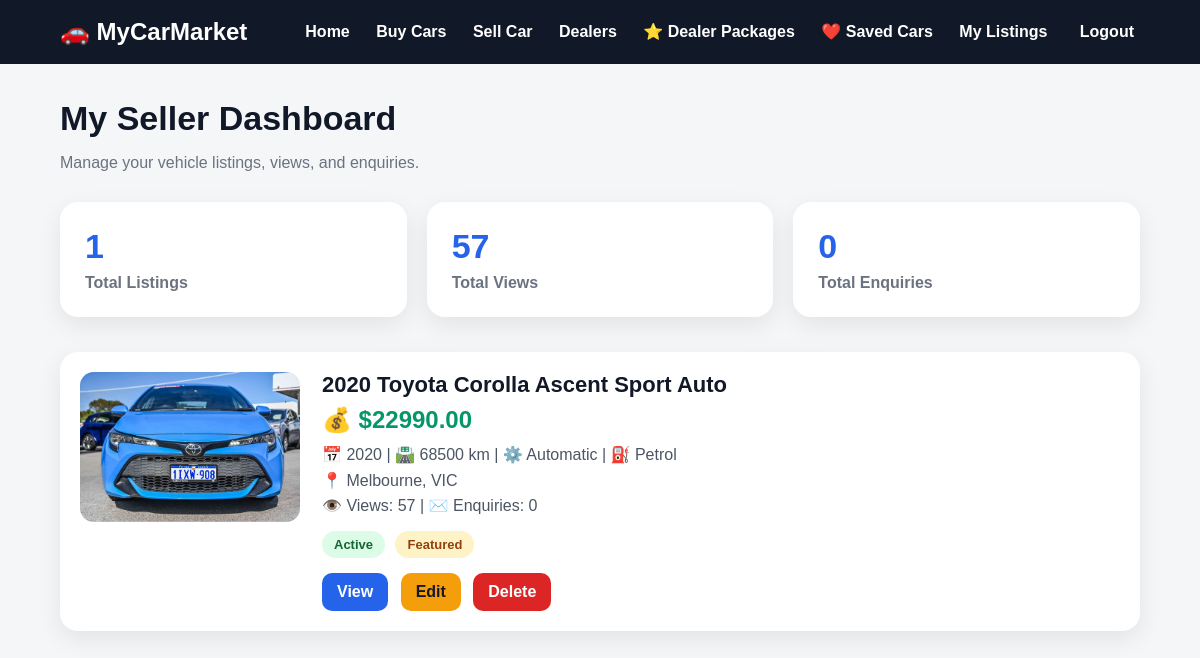
Page /cars/my-listings/ (signed in) on the earlier database version.
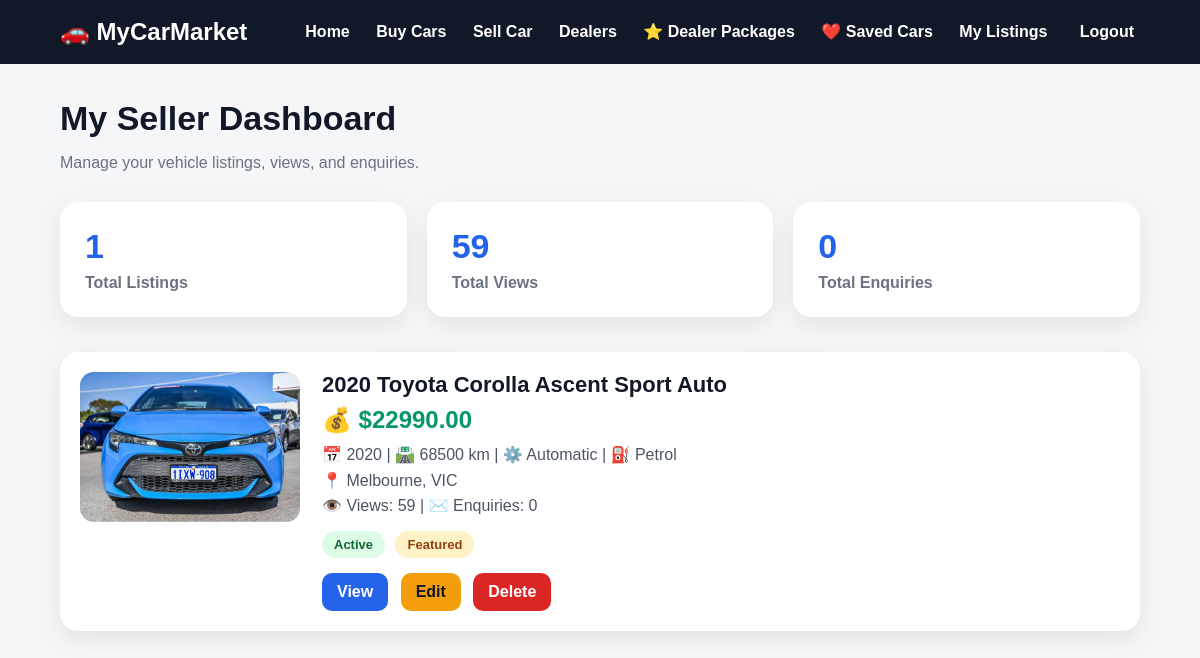
Same page on the later database version.
### vehicles/models.py (models this page shows, shortened)
class Car(models.Model):
    seller = models.ForeignKey(
        User,
        on_delete=models.CASCADE,
        related_name='cars',
        null=True,
        blank=True
    )
    title = models.CharField(max_length=200)
    slug = models.SlugField(max_length=255, unique=True, blank=True, null=True)
    make = models.CharField(max_length=100)
    model = models.CharField(max_length=100)
    year = models.PositiveIntegerField()
    price = models.DecimalField(max_digits=12, decimal_places=2)
    kilometres = models.PositiveIntegerField()
    body_type = models.CharField(max_length=50, choices=BODY_TYPE_CHOICES, blank=True)
    transmission = models.CharField(max_length=50, choices=TRANSMISSION_CHOICES, blank=True)
    fuel_type = models.CharField(max_length=50, choices=FUEL_TYPE_CHOICES, blank=True)
    state = models.CharField(max_length=10, choices=STATE_CHOICES, blank=True)
    suburb = models.CharField(max_length=100, blank=True)
    description = models.TextField(blank=True)
    seller_name = models.CharField(max_length=100, blank=True)
    seller_email = models.EmailField(blank=True)
    seller_phone = models.CharField(max_length=30, blank=True)
    is_featured = models.BooleanField(default=False)
    is_active = models.BooleanField(default=True)
    is_verified_listing = models.BooleanField(default=False)
    is_approved = models.BooleanField(default=False)
    views_count = models.PositiveIntegerField(default=0)
    created_at = models.DateTimeField(auto_now_add=True)
    def display_location(self):
        if self.suburb and self.state:
            return f"{self.suburb}, {self.state}"
        if self.suburb:
            return self.suburb
        if self.state:
            return self.state
        return ""
    def primary_image(self):
        primary = self.images.filter(is_primary=True).first()
        if primary:
            return primary.image.url
        first_image = self.images.first()
        if first_image:
            return first_image.image.url
        return None

class CarImage(models.Model):
    car = models.ForeignKey(
        Car,
        on_delete=models.CASCADE,
        related_name='images'
    )
    image = models.ImageField(upload_to='cars/')
    is_primary = models.BooleanField(default=False)
    sort_order = models.PositiveIntegerField(default=0)
    class Meta:
        ordering = ['sort_order', 'id']

### vehicles/views/car_manage_views.py (the view)
@login_required
def my_listings(request):
    cars = Car.objects.filter(
        seller=request.user
    ).order_by('-created_at')
    total_listings = cars.count()
    total_views = sum(car.views_count for car in cars)
    total_enquiries = sum(car.enquiries.count() for car in cars)
    approved_listings = cars.filter(is_approved=True).count()
    pending_listings = cars.filter(is_approved=False).count()
    return render(
        request,
        'vehicles/my_listings.html',
        {
            'cars': cars,
            'total_listings': total_listings,
            'total_views': total_views,
            'total_enquiries': total_enquiries,
            'approved_listings': approved_listings,
            'pending_listings': pending_listings,
        }
    )

### vehicles/templates/vehicles/my_listings.html (shortened to what this page needs)
<!DOCTYPE html>
<html>
<head>
</head>
<body>
{% include 'includes/navbar.html' %}
<div class="container">
    <h1 class="page-title">My Seller Dashboard</h1>
    <p class="subtitle">Manage your vehicle listings, views, and enquiries.</p>
    <div class="stats-grid">
        <div class="stat-card">
            <h2>{{ total_listings }}</h2>
            <p>Total Listings</p>
        </div>
        <div class="stat-card">
            <h2>{{ total_views }}</h2>
            <p>Total Views</p>
        </div>
        <div class="stat-card">
            <h2>{{ total_enquiries }}</h2>
            <p>Total Enquiries</p>
        </div>
    </div>
    {% if cars %}
        {% for car in cars %}
            <div class="listing-card">
                <div>
                    {% if car.primary_image %}
                        <img src="{{ car.primary_image }}" class="listing-image" alt="{{ car.title }}">
                    {% else %}
                        <div class="no-image">No Image</div>
                    {% endif %}
                </div>
                <div>
                    <h2 class="listing-title">{{ car.title }}</h2>
                    <div class="price">
                        💰 ${{ car.price }}
                    </div>
                    <div class="meta">
                        📅 {{ car.year }} |
                        🛣️ {{ car.kilometres }} km |
                        ⚙️ {{ car.transmission|default:"N/A" }} |
                        ⛽ {{ car.fuel_type|default:"N/A" }}
                        <br>
                        {% if car.display_location %}
                            📍 {{ car.display_location }}
                        {% else %}
                            📍 Location not specified
                        {% endif %}
                        <br>
                        👁️ Views: {{ car.views_count }} |
                        ✉️ Enquiries: {{ car.enquiries.count }}
                    </div>
                    {% if car.is_active %}
                        <span class="badge active">Active</span>
                    {% else %}
                        <span class="badge inactive">Inactive</span>
                    {% endif %}
                    {% if car.is_featured %}
                        <span class="badge featured">Featured</span>
                    {% endif %}
                    <div class="actions">
                        <a href="{% url 'car_detail' car.slug %}" class="view-btn">View</a>
                        <a href="{% url 'edit_car' car.pk %}" class="edit-btn">Edit</a>
                        <a href="{% url 'delete_car' car.pk %}" class="delete-btn">Delete</a>
                    </div>
                </div>
            </div>
        {% endfor %}
    {% else %}
        <div class="empty-box">
            <h2>No listings yet</h2>
            <p>You have not posted any cars yet.</p>
            <a href="{% url 'create_car' %}" class="sell-btn">Sell Your First Car</a>
        </div>
    {% endif %}
</div>
</body>
</html>

Differences in the rows shown:
changed Car "Automatic": views_count "57" → "59"
Other differences:
{{ total_views }}: "57" → "59"
